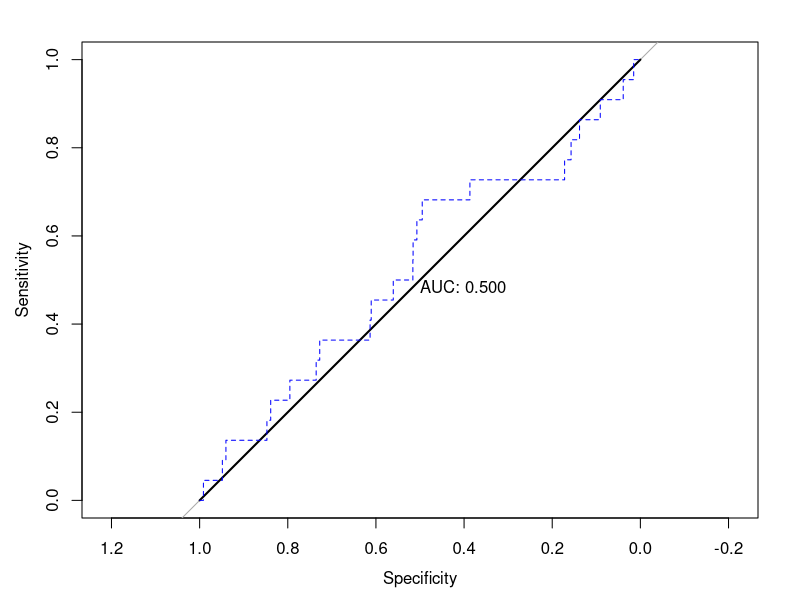

Recreate this plot in R.
# ROC Curve

set.seed(1)
N = 2000
P = .01

rare_success = sample(c(TRUE, FALSE), N, replace=TRUE, prob=c(P,1-P))
table(rare_success)

guess_not = rep(0,N)
table(guess_not)

library(pROC)
plot(roc(rare_success, guess_not), print.auc=T)


simp_roc = function(labels, scores) {
  labels = labels[order(scores, decreasing=T)]
  data.frame(TPR=cumsum(labels)/sum(labels), FPR=cumsum(!labels)/sum(!labels), labels) }

simp_roc = simp_roc(rare_success, guess_not)
simp_roc

with(simp_roc, lines(1-FPR, TPR, col='blue', lty=2))
